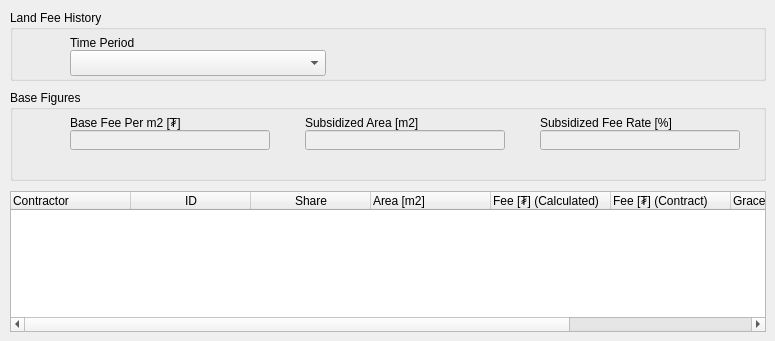
   <widget class="QWidget" name="tab_6">
    <attribute name="title">
     <string>Land Fee History</string>
    </attribute>
    <widget class="QGroupBox" name="groupBox_13">
     <property name="geometry">
      <rect>
       <x>10</x>
       <y>90</y>
       <width>756</width>
       <height>91</height>
      </rect>
     </property>
     <property name="title">
      <string>Base Figures</string>
     </property>
     <widget class="QLineEdit" name="archive_base_fee_edit">
      <property name="enabled">
       <bool>false</bool>
      </property>
      <property name="geometry">
       <rect>
        <x>60</x>
        <y>40</y>
        <width>200</width>
        <height>20</height>
       </rect>
      </property>
     </widget>
     <widget class="QLineEdit" name="archive_subsidized_area_edit">
      <property name="enabled">
       <bool>false</bool>
      </property>
      <property name="geometry">
       <rect>
        <x>295</x>
        <y>40</y>
        <width>200</width>
        <height>20</height>
       </rect>
      </property>
     </widget>
     <widget class="QLineEdit" name="archive_subsidized_fee_rate_edit">
      <property name="enabled">
       <bool>false</bool>
      </property>
      <property name="geometry">
       <rect>
        <x>530</x>
        <y>40</y>
        <width>200</width>
        <height>20</height>
       </rect>
      </property>
     </widget>
     <widget class="QLabel" name="label_69">
      <property name="geometry">
       <rect>
        <x>60</x>
        <y>25</y>
        <width>200</width>
        <height>16</height>
       </rect>
      </property>
      <property name="text">
       <string>Base Fee Per m2 [₮]</string>
      </property>
     </widget>
     <widget class="QLabel" name="label_70">
      <property name="geometry">
       <rect>
        <x>295</x>
        <y>25</y>
        <width>200</width>
        <height>16</height>
       </rect>
      </property>
      <property name="text">
       <string>Subsidized Area [m2]</string>
      </property>
     </widget>
     <widget class="QLabel" name="label_71">
      <property name="geometry">
       <rect>
        <x>530</x>
        <y>25</y>
        <width>200</width>
        <height>16</height>
       </rect>
      </property>
      <property name="text">
       <string>Subsidized Fee Rate [%]</string>
      </property>
     </widget>
    </widget>
    <widget class="QTableWidget" name="archive_land_fee_twidget">
     <property name="geometry">
      <rect>
       <x>10</x>
       <y>191</y>
       <width>756</width>
       <height>141</height>
      </rect>
     </property>
     <attribute name="horizontalHeaderDefaultSectionSize">
      <number>120</number>
     </attribute>
     <column>
      <property name="text">
       <string>Contractor</string>
      </property>
      <property name="textAlignment">
       <set>AlignLeft|AlignVCenter</set>
      </property>
     </column>
     <column>
      <property name="text">
       <string>ID</string>
      </property>
     </column>
     <column>
      <property name="text">
       <string>Share</string>
      </property>
     </column>
     <column>
      <property name="text">
       <string>Area [m2]</string>
      </property>
      <property name="textAlignment">
       <set>AlignLeft|AlignVCenter</set>
      </property>
     </column>
     <column>
      <property name="text">
       <string>Fee [₮] (Calculated)</string>
      </property>
      <property name="textAlignment">
       <set>AlignLeft|AlignVCenter</set>
      </property>
     </column>
     <column>
      <property name="text">
       <string>Fee [₮] (Contract)</string>
      </property>
      <property name="textAlignment">
       <set>AlignLeft|AlignVCenter</set>
      </property>
     </column>
     <column>
      <property name="text">
       <string>Grace Period [days]</string>
      </property>
      <property name="textAlignment">
       <set>AlignLeft|AlignVCenter</set>
      </property>
     </column>
     <column>
      <property name="text">
       <string>Payment Frequency</string>
      </property>
      <property name="textAlignment">
       <set>AlignLeft|AlignVCenter</set>
      </property>
     </column>
    </widget>
    <widget class="QGroupBox" name="groupBox_14">
     <property name="geometry">
      <rect>
       <x>10</x>
       <y>10</y>
       <width>756</width>
       <height>71</height>
      </rect>
     </property>
     <property name="title">
      <string>Land Fee History</string>
     </property>
     <widget class="QLabel" name="label_72">
      <property name="geometry">
       <rect>
        <x>60</x>
        <y>25</y>
        <width>333</width>
        <height>16</height>
       </rect>
      </property>
      <property name="text">
       <string>Time Period</string>
      </property>
     </widget>
     <widget class="QComboBox" name="time_period_cbox">
      <property name="geometry">
       <rect>
        <x>60</x>
        <y>40</y>
        <width>256</width>
        <height>26</height>
       </rect>
      </property>
     </widget>
    </widget>
   </widget>
